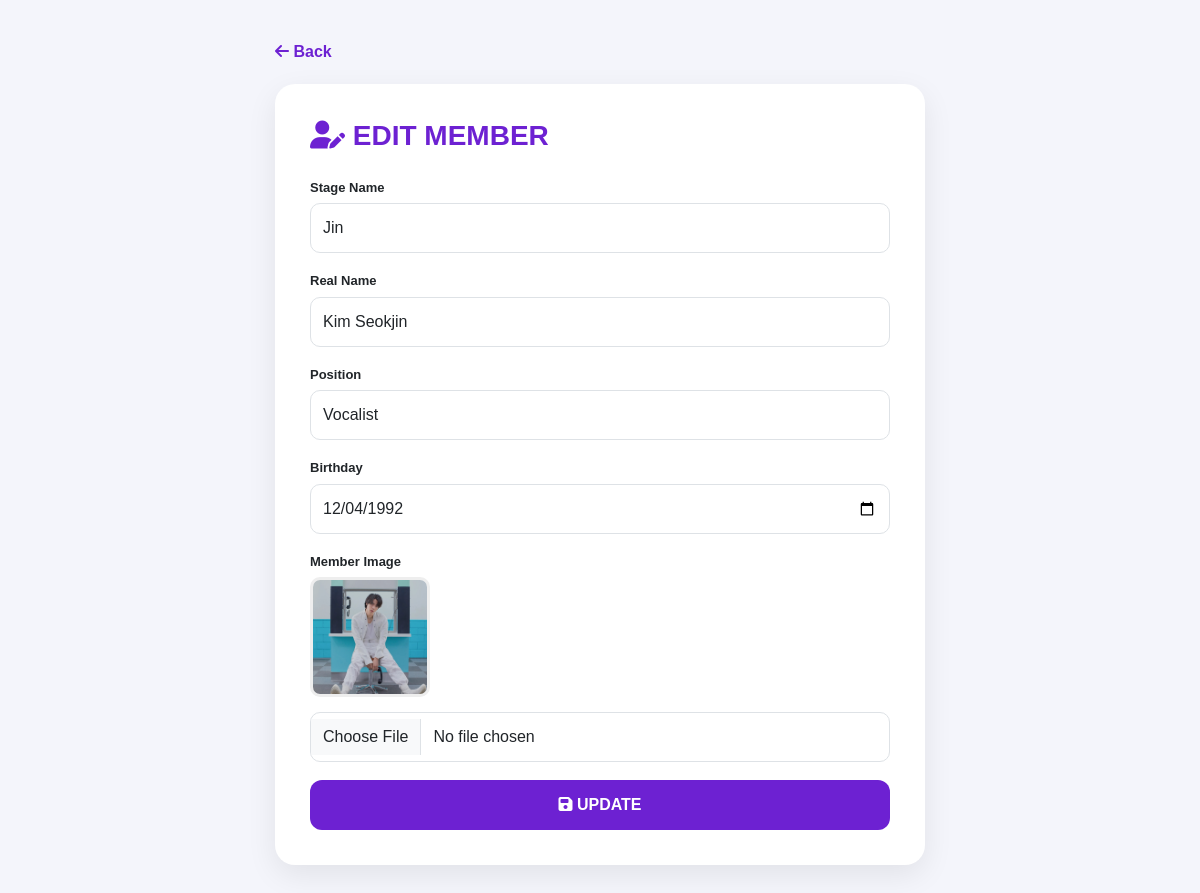
Page /edit.php?type=members&id=2 (signed in) on the committed database.
### tables this page shows
CREATE TABLE `members` (
  `id` int(11) NOT NULL,
  `stage_name` varchar(100) NOT NULL,
  `real_name` varchar(150) NOT NULL,
  `position` varchar(100) NOT NULL,
  `birthday` date DEFAULT NULL,
  `image` varchar(255) DEFAULT 'default.jpg',
  `created_at` timestamp NOT NULL DEFAULT current_timestamp()
);

### edit.php (the view, shortened to what this page needs)
<?php
include "conn.php";
$type = $_GET['type'] ?? '';
$id   = isset($_GET['id']) ? (int)$_GET['id'] : 0;
$c  = $config[$type];
$pk = $c['pk'];
$res = mysqli_query(
    $conn,
    "SELECT * FROM {$c['table']} WHERE $pk=$id"
);
$row = mysqli_fetch_assoc($res);
?>
<!DOCTYPE html>
<html lang="en">
<head>
<link href="https://cdn.jsdelivr.net/npm/bootstrap@5.3.8/dist/css/bootstrap.min.css"
rel="stylesheet">
<link rel="stylesheet"
href="https://cdnjs.cloudflare.com/ajax/libs/font-awesome/6.5.0/css/all.min.css">
<link rel="stylesheet" href="edit.css">
</head>
<body>
<div class="wrap">
<a href="dashboard.php?page=<?php echo $c['back']; ?>"
class="back-btn">
    <i class="fa-solid fa-arrow-left"></i>
    Back
</a>
<div class="form-card">
<h3>
    <i class="fa-solid <?php echo $c['icon']; ?>"></i>
    <?php echo $c['title']; ?>
</h3>
<form method="POST"
enctype="multipart/form-data">
<?php foreach($c['fields'] as $f): ?>
<label>
    <?php echo $f['label']; ?>
</label>
<?php if($f['type'] == 'file'): ?>
    <?php
    if(!empty($row[$f['name']])){
        $folder =
        ($type == "albums" || $type == "member_album")
        ? "album/"
        : "img/";
    ?>
    <img
    src="<?php echo $folder . $row[$f['name']]; ?>"
    class="preview">
    <?php } ?>
    <input
    type="file"
    name="<?php echo $f['name']; ?>"
    class="form-control">
<?php else: ?>
    <input
    type="<?php echo $f['type']; ?>"
    name="<?php echo $f['name']; ?>"
    class="form-control"
    value="<?php echo htmlspecialchars($row[$f['name']] ?? ''); ?>"
    <?php echo ($f['req'] ? 'required' : ''); ?>>
<?php endif; ?>
<?php endforeach; ?>
<button
type="submit"
name="save"
class="btn-save">
<i class="fa-solid fa-floppy-disk"></i>
UPDATE
</button>
</form>
</div>
</div>
</body>
</html>

### edit.css (style rules this page uses)
body { background:#f4f5fb; font-family:Arial; padding:40px; }
.wrap { max-width:650px; margin:auto; }
.form-card { background:#fff; padding:35px; border-radius:20px; box-shadow:0 10px 30px rgba(0,0,0,0.08); }
h3 { margin-bottom:25px; font-weight:bold; color:#6d21d2; }
label { font-size:13px; font-weight:bold; margin-bottom:6px; display:block; }
.form-control { margin-bottom:18px; border-radius:10px; padding:12px; }
.btn-save { width:100%; border:none; background:#6d21d2; color:#fff; padding:13px; border-radius:12px; font-weight:bold; transition:.3s; }
.back-btn { display:inline-block; margin-bottom:20px; text-decoration:none; color:#6d21d2; font-weight:bold; }
.preview { width:120px; height:120px; object-fit:cover; border-radius:10px; margin-bottom:15px; border:3px solid #eee; }

### rows in the picture
members: stage_name "Jin", real_name "Kim Seokjin", position "Vocalist", birthday "12/04/1992", image (picture)

### other values in the picture
$c['title'] "EDIT MEMBER"
$f['label'] "Stage Name"
$f['label'] "Real Name"
$f['label'] "Position"
$f['label'] "Birthday"
$f['label'] "Member Image"
